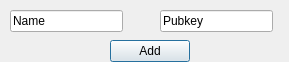
<?xml version="1.0" encoding="UTF-8"?>
<ui version="4.0">
 <class>FriendAdd</class>
 <widget class="QDialog" name="FriendAdd">
  <property name="geometry">
   <rect>
    <x>0</x>
    <y>0</y>
    <width>289</width>
    <height>62</height>
   </rect>
  </property>
  <property name="windowTitle">
   <string>Dialog</string>
  </property>
  <widget class="QLineEdit" name="lineEdit">
   <property name="geometry">
    <rect>
     <x>10</x>
     <y>10</y>
     <width>113</width>
     <height>22</height>
    </rect>
   </property>
   <property name="text">
    <string>Name</string>
   </property>
  </widget>
  <widget class="QLineEdit" name="lineEdit_2">
   <property name="geometry">
    <rect>
     <x>160</x>
     <y>10</y>
     <width>113</width>
     <height>22</height>
    </rect>
   </property>
   <property name="text">
    <string>Pubkey</string>
   </property>
  </widget>
  <widget class="QPushButton" name="pushButton">
   <property name="geometry">
    <rect>
     <x>110</x>
     <y>40</y>
     <width>80</width>
     <height>22</height>
    </rect>
   </property>
   <property name="text">
    <string>Add</string>
   </property>
  </widget>
 </widget>
 <resources/>
 <connections/>
</ui>
